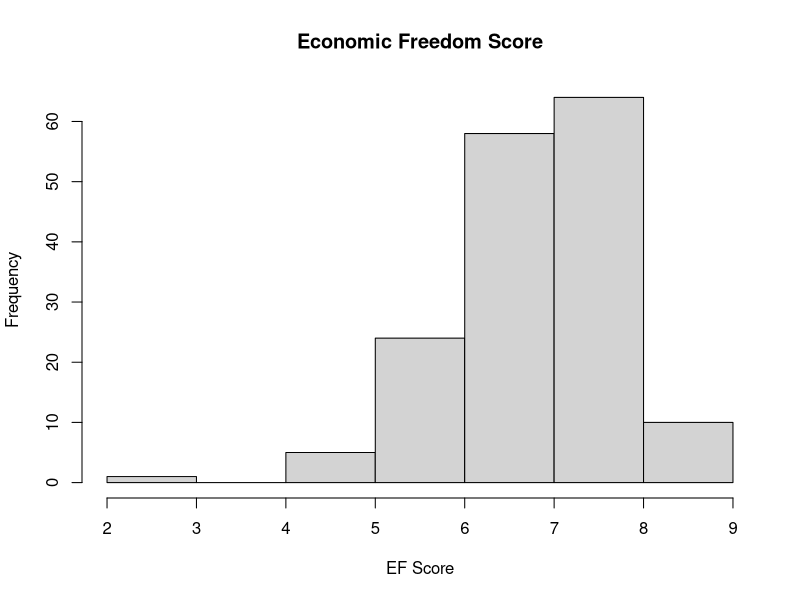
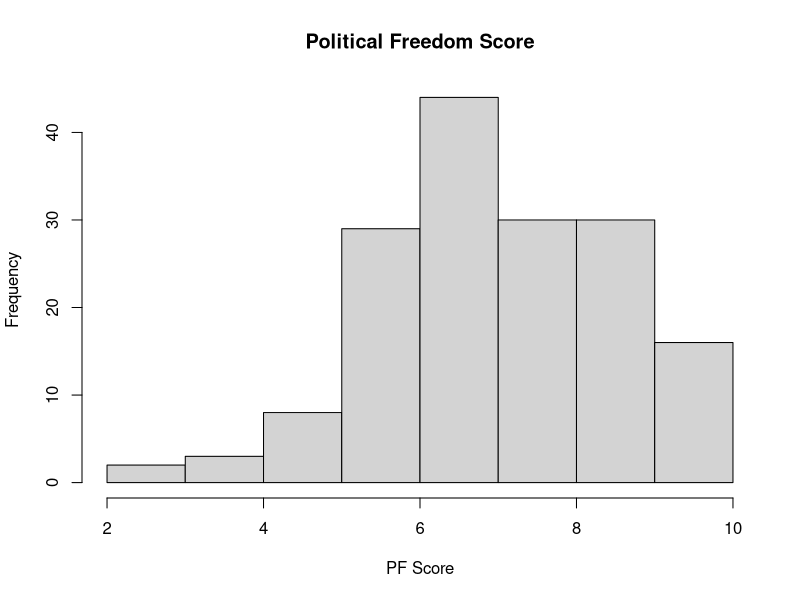

These figures' R source, in order:
## ---- chunk 1
knitr::opts_chunk$set(echo = TRUE)
## ---- chunk 2
#read in dataset
data<-read.csv("hfi_cc_2019.csv")
data<-data[data$year=="2017",]
#predictor: political freedom
#outcome: economic freedom
#make sure both columns have no missing data
#sum(as.character(data$pf_score)=="-")==0
#sum(as.character(data$ef_score)=="-")==0

#distribution of outcome aka EF
hist(as.numeric(as.character(data$ef_score)), main = "Economic Freedom Score", xlab = "EF Score")
## ---- chunk 3
hist(as.numeric(as.character(data$pf_score)), main = "Political Freedom Score", xlab = "PF Score")
## ---- chunk 4
#make the columns into numerics
pf_rol<-as.numeric(as.character(data$pf_rol))
pf_ss<-as.numeric(as.character(data$pf_ss))
pf_movement<-as.numeric(as.character(data$pf_movement))
pf_score<-as.numeric(as.character(data$pf_score))
ef_score<-as.numeric(as.character(data$ef_score))
#predictor: pf_rol, outcome: ef_score
rol<-glm(ef_score~pf_rol)
rol$coefficients
#predictor: pf_ss, outcome: ef_score
ss<-glm(ef_score~pf_ss)
ss$coefficients
#predictor: pf_movement, outcome: ef_score
movement<-glm(ef_score~pf_movement)
movement$coefficients
#predictor: pf_score, outcome: ef_score
score<-glm(ef_score~pf_score)
score$coefficients
## ---- chunk 5
reg<-glm(ef_score~pf_rol+pf_ss+pf_movement)
## ---- chunk 6
reg$coefficients
